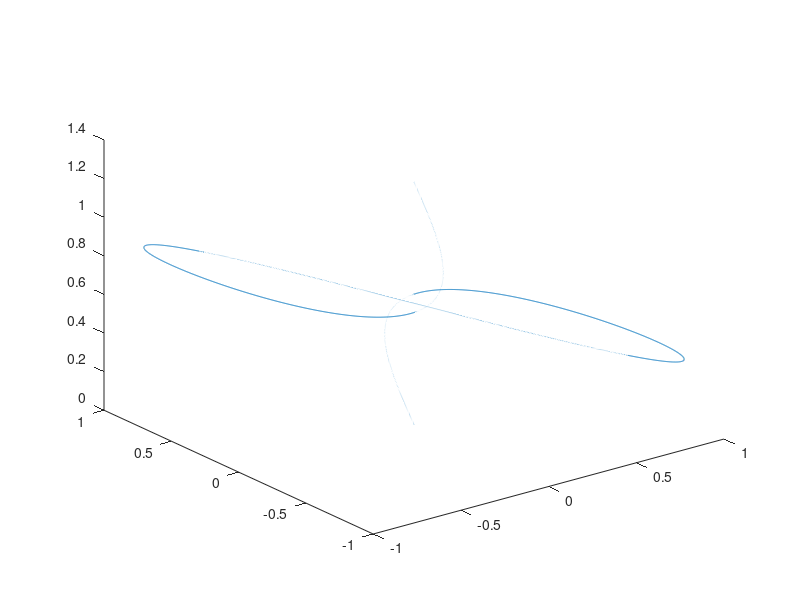
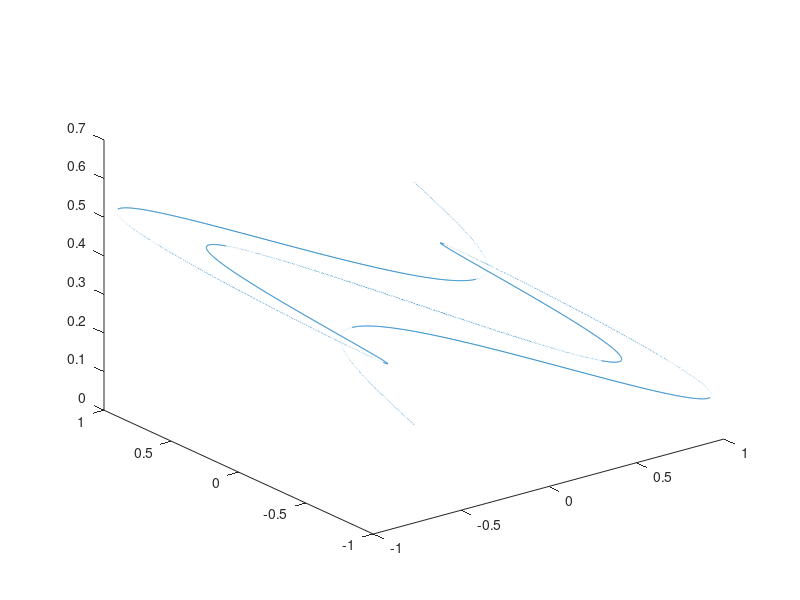
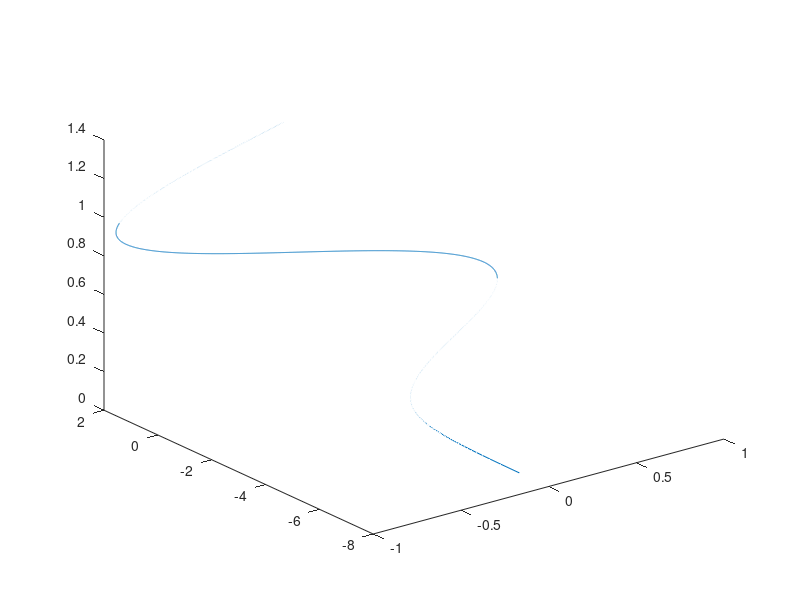
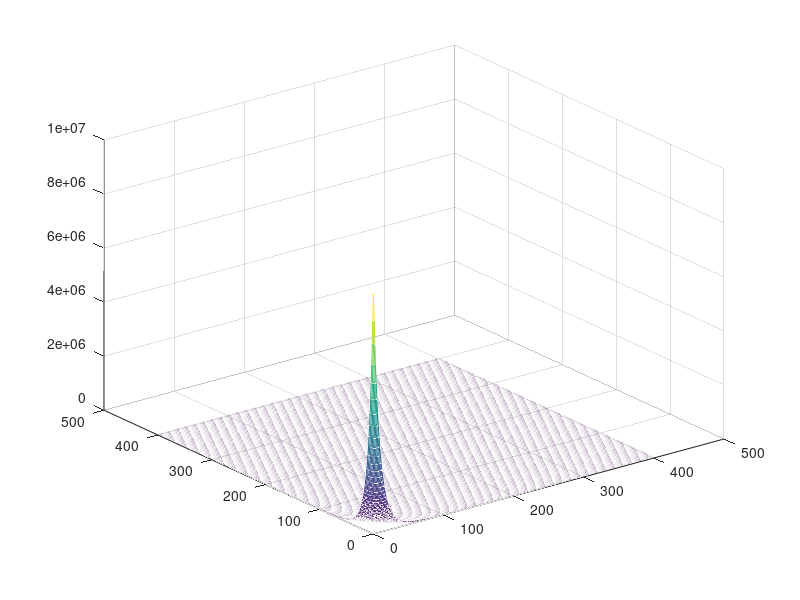

Write the MATLAB code that produced these figures, in order.
figure
t=0:0.001:2*pi;
x=sin(t);
y=sin(2*t);
z=0.2*t;
plot3 (x, y, z)

%
figure
t=0:0.001:2*pi;
x=sin(t);
y=sin(4*t);
z=0.1*t;
plot3 (x, y, z)

%
figure
x=sin(t);
y=log(abs(t));
z=0.2*t;
plot3 (x, y, z)

% 1
figure
xx=-2:0.01:2;
yy=xx;
[x,y]=meshgrid(xx,yy);
z=exp(-x.^3-y.^3);
mesh(z)

%
figure
xx=-4:.01:4;
yy=xx;
[x,y]=meshgrid(xx,yy);
z=(exp(x.^2)+exp(y.^2)).^0.5;
mesh(z)
  





